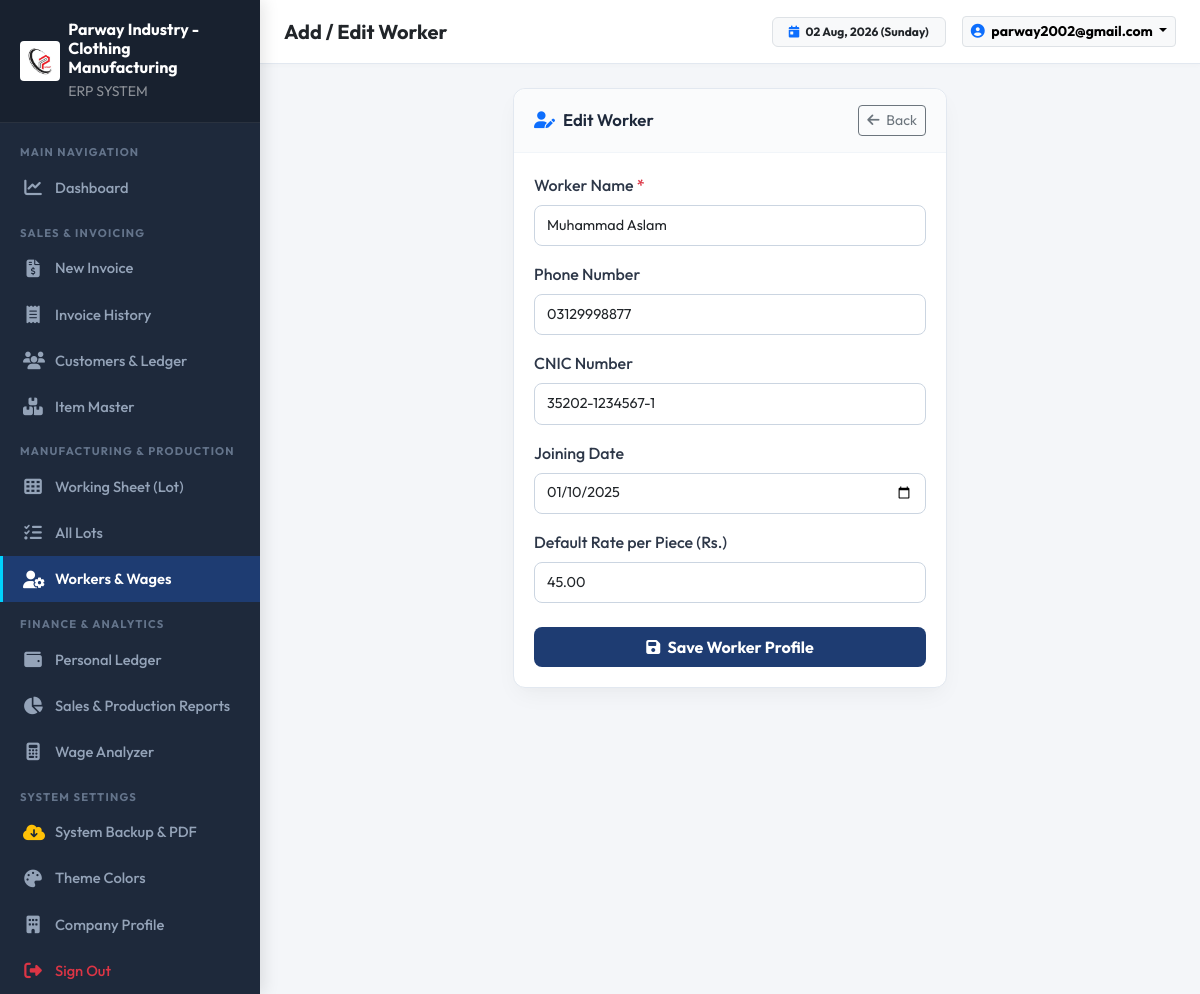
/modules/workers/add_edit.php?id=1 (signed in), run on the app's committed database.
### tables this page shows
CREATE TABLE IF NOT EXISTS `settings` (
  `id` INT AUTO_INCREMENT PRIMARY KEY,
  `company_name` VARCHAR(150) NOT NULL DEFAULT 'Parway Industry',
  `logo` VARCHAR(255) DEFAULT '',
  `theme_primary_color` VARCHAR(20) DEFAULT '#2b5876',
  `theme_secondary_color` VARCHAR(20) DEFAULT '#4e4376',
  `address` TEXT,
  `phone` VARCHAR(50) DEFAULT '+92 300 1234567'
);

CREATE TABLE IF NOT EXISTS `workers` (
  `id` INT AUTO_INCREMENT PRIMARY KEY,
  `name` VARCHAR(100) NOT NULL,
  `phone` VARCHAR(30) DEFAULT '',
  `cnic` VARCHAR(30) DEFAULT '',
  `joining_date` DATE DEFAULT NULL,
  `default_rate` DECIMAL(10,2) DEFAULT 0.00
);

### config/db.php (called while the page is built, shortened)
<?php
class Database {
    private static $instance = null;
    public static function getInstance() {
        if (self::$instance === null) {
            self::$instance = new Database();
        }
        return self::$instance->pdo;
    }
}
$pdo = Database::getInstance();
$settings = [
    'company_name' => 'Parway Industry',
    'theme_primary_color' => '#1e3c72',
    'theme_secondary_color' => '#2a5298',
    'sidebar_bg_color' => '#1e293b',
    'address' => 'Industrial Area, Faisalabad, Pakistan',
    'phone' => '+92 300 0000000',
    'email' => 'parway2002@gmail.com',
    'logo' => 'assets/uploads/logo/logo.png',
    'currency_symbol' => 'Rs.',
    'invoice_title' => 'SALES INVOICE',
    'invoice_footer_note' => 'Goods once sold are non-refundable. Thank you for your business!',
    'default_work_types' => 'Stitching, Cutting, Overlock, Packing, Pressing, Embroidery, Thread Cutting'
];
try {
    $stmt = $pdo->query("SELECT * FROM settings WHERE id = 1 LIMIT 1");
    $row = $stmt->fetch();
    if ($row) {
        $settings = array_merge($settings, array_filter($row, function($val) { return $val !== null && $val !== ''; }));
    }
} catch (Exception $e) {
}
function base_url($path = '') {
    $protocol = isset($_SERVER['HTTPS']) && $_SERVER['HTTPS'] === 'on' ? "https" : "http";
    $host = $_SERVER['HTTP_HOST'] ?? 'localhost';
    $doc_root = str_replace('\\', '/', $_SERVER['DOCUMENT_ROOT'] ?? '');
    $app_dir = str_replace('\\', '/', dirname(__DIR__));
    $relative = str_replace($doc_root, '', $app_dir);
    return rtrim($protocol . "://" . $host . $relative, '/') . '/' . ltrim($path, '/');
}

### modules/workers/add_edit.php (the view, shortened to what this page needs)
<?php
require_once __DIR__ . '/../../config/db.php';
$id = isset($_GET['id']) ? (int)$_GET['id'] : 0;
$worker = [
    'name' => '',
    'phone' => '',
    'cnic' => '',
    'joining_date' => date('Y-m-d'),
    'default_rate' => 0.00
];
if ($id > 0) {
    $stmt = $pdo->prepare("SELECT * FROM workers WHERE id = ?");
    $stmt->execute([$id]);
    $fetched = $stmt->fetch();
    if ($fetched) {
        $worker = $fetched;
    }
}
require_once __DIR__ . '/../../includes/header.php';
?>
<div class="row justify-content-center">
  <div class="col-md-6">
    <div class="card-custom">
      <div class="card-custom-header">
        <h6 class="card-custom-title"><i class="fa-solid fa-user-pen text-primary"></i> <?= $id > 0 ? 'Edit Worker' : 'Add New Worker' ?></h6>
        <a href="<?= base_url('modules/workers/list.php') ?>" class="btn btn-sm btn-outline-secondary">
          <i class="fa-solid fa-arrow-left me-1"></i> Back
        </a>
      </div>
      <div class="card-custom-body">
        <form action="" method="POST">
          <div class="mb-3">
            <label class="form-label fw-medium">Worker Name <span class="text-danger">*</span></label>
            <input type="text" name="name" class="form-control" placeholder="e.g. Muhammad Aslam" required value="<?= htmlspecialchars($worker['name']) ?>">
          </div>
          <div class="mb-3">
            <label class="form-label fw-medium">Phone Number</label>
            <input type="text" name="phone" class="form-control" placeholder="e.g. 0312 9998877" value="<?= htmlspecialchars($worker['phone']) ?>">
          </div>
          <div class="mb-3">
            <label class="form-label fw-medium">CNIC Number</label>
            <input type="text" name="cnic" class="form-control" placeholder="e.g. 35202-1234567-1" value="<?= htmlspecialchars($worker['cnic']) ?>">
          </div>
          <div class="mb-3">
            <label class="form-label fw-medium">Joining Date</label>
            <input type="date" name="joining_date" class="form-control" value="<?= htmlspecialchars($worker['joining_date']) ?>">
          </div>
          <div class="mb-4">
            <label class="form-label fw-medium">Default Rate per Piece (<?= htmlspecialchars($settings['currency_symbol']) ?>)</label>
            <input type="number" step="0.01" name="default_rate" class="form-control" placeholder="0.00" value="<?= htmlspecialchars($worker['default_rate']) ?>">
          </div>
          <button type="submit" class="btn btn-primary-custom w-100 py-2 fw-bold">
            <i class="fa-solid fa-save me-1"></i> Save Worker Profile
          </button>
        </form>
      </div>
    </div>
  </div>
</div>
<?php require_once __DIR__ . '/../../includes/footer.php'; ?>

### includes/sidebar.php
<?php
$current_uri = $_SERVER['REQUEST_URI'] ?? '';
function is_active($page, $current_uri) {
    return (strpos($current_uri, $page) !== false) ? 'active' : '';
}
?>
<aside class="app-sidebar">
  <div class="sidebar-header d-flex align-items-center gap-2">
    <?php if (!empty($settings['logo']) && file_exists(__DIR__ . '/../' . $settings['logo'])): ?>
      <img src="<?= base_url($settings['logo']) ?>" alt="Logo" style="max-height: 40px; width: auto; object-fit: contain; background: #fff; padding: 2px; border-radius: 4px;">
    <?php else: ?>
      <i class="fa-solid fa-shirt brand-icon text-white fs-4"></i>
    <?php endif; ?>
    <div class="brand-text">
      <h6 class="m-0 fw-bold text-white"><?= htmlspecialchars($settings['company_name'] ?? 'PARWAY') ?></h6>
      <small class="text-white-50 uppercase fs-7">ERP SYSTEM</small>
    </div>
  </div>
  <div class="sidebar-menu">
    <div class="menu-label">Main Navigation</div>
    <ul class="list-unstyled m-0 p-0">
      <li>
        <a href="<?= base_url('modules/dashboard/index.php') ?>" class="<?= is_active('dashboard/index.php', $current_uri) ?>">
          <i class="fa-solid fa-chart-line"></i>
          <span>Dashboard</span>
        </a>
      </li>
    </ul>
    <div class="menu-label">Sales & Invoicing</div>
    <ul class="list-unstyled m-0 p-0">
      <li>
        <a href="<?= base_url('modules/invoice/create.php') ?>" class="<?= is_active('invoice/create.php', $current_uri) ?>">
          <i class="fa-solid fa-file-invoice-dollar"></i>
          <span>New Invoice</span>
        </a>
      </li>
      <li>
        <a href="<?= base_url('modules/invoice/list.php') ?>" class="<?= is_active('invoice/list.php', $current_uri) ?>">
          <i class="fa-solid fa-receipt"></i>
          <span>Invoice History</span>
        </a>
      </li>
      <li>
        <a href="<?= base_url('modules/customers/list.php') ?>" class="<?= is_active('customers/', $current_uri) ?>">
          <i class="fa-solid fa-users"></i>
          <span>Customers & Ledger</span>
        </a>
      </li>
      <li>
        <a href="<?= base_url('modules/items/list.php') ?>" class="<?= is_active('items/list.php', $current_uri) ?>">
          <i class="fa-solid fa-boxes-stacked"></i>
          <span>Item Master</span>
        </a>
      </li>
    </ul>
    <div class="menu-label">Manufacturing & Production</div>
    <ul class="list-unstyled m-0 p-0">
      <li>
        <a href="<?= base_url('modules/working_sheet/lot_entry.php') ?>" class="<?= is_active('lot_entry.php', $current_uri) ?>">
          <i class="fa-solid fa-table-cells"></i>
          <span>Working Sheet (Lot)</span>
        </a>
      </li>
      <li>
        <a href="<?= base_url('modules/working_sheet/lot_list.php') ?>" class="<?= is_active('lot_list.php', $current_uri) ?>">
          <i class="fa-solid fa-list-check"></i>
          <span>All Lots</span>
        </a>
      </li>
      <li>
        <a href="<?= base_url('modules/workers/list.php') ?>" class="<?= is_active('workers/', $current_uri) ?>">
          <i class="fa-solid fa-user-gear"></i>
          <span>Workers & Wages</span>
        </a>
      </li>
    </ul>
    <div class="menu-label">Finance & Analytics</div>
    <ul class="list-unstyled m-0 p-0">
      <li>
        <a href="<?= base_url('modules/personal_ledger/index.php') ?>" class="<?= is_active('personal_ledger/', $current_uri) ?>">
          <i class="fa-solid fa-wallet"></i>
          <span>Personal Ledger</span>
        </a>
      </li>
      <li>
        <a href="<?= base_url('modules/reports/daily.php') ?>" class="<?= is_active('reports/daily.php', $current_uri) ?>">
          <i class="fa-solid fa-chart-pie"></i>
          <span>Sales & Production Reports</span>
        </a>
      </li>
      <li>
        <a href="<?= base_url('modules/reports/wage_analyzer.php') ?>" class="<?= is_active('reports/wage_analyzer.php', $current_uri) ?>">
          <i class="fa-solid fa-calculator"></i>
          <span>Wage Analyzer</span>
        </a>
      </li>
    </ul>
    <div class="menu-label">System Settings</div>
    <ul class="list-unstyled m-0 p-0">
      <li>
        <a href="<?= base_url('modules/settings/backup.php') ?>" class="<?= is_active('settings/backup.php', $current_uri) ?>">
          <i class="fa-solid fa-cloud-arrow-down text-warning"></i>
          <span>System Backup & PDF</span>
        </a>
      </li>
      <li>
        <a href="<?= base_url('modules/settings/theme.php') ?>" class="<?= is_active('settings/theme.php', $current_uri) ?>">
          <i class="fa-solid fa-palette"></i>
          <span>Theme Colors</span>
        </a>
      </li>
      <li>
        <a href="<?= base_url('modules/settings/company_info.php') ?>" class="<?= is_active('settings/company_info.php', $current_uri) ?>">
          <i class="fa-solid fa-building"></i>
          <span>Company Profile</span>
        </a>
      </li>
      <li>
        <a href="<?= base_url('logout.php') ?>" class="text-danger">
          <i class="fa-solid fa-right-from-bracket"></i>
          <span>Sign Out</span>
        </a>
      </li>
    </ul>
  </div>
</aside>

### assets/css/style.css (style rules this page uses)
:root { --primary-color: #1e3c72; --secondary-color: #2a5298; --accent-color: #00d2ff; --sidebar-bg: #1e293b; --sidebar-text: #94a3b8; --sidebar-active-bg: rgba(255, 255, 255, 0.12); --card-shadow: 0 10px 25px -5px rgba(0, 0, 0, 0.05), 0 8px 10px -6px rgba(0, 0, 0, 0.01); }
body { font-family: 'Outfit', -apple-system, BlinkMacSystemFont, "Segoe UI", Roboto, sans-serif; background: #f4f6f9; color: #2d3748; min-height: 100vh; margin: 0; }
.app-sidebar { width: 260px; background: var(--sidebar-bg); color: #fff; flex-shrink: 0; display: flex; flex-direction: column; transition: all 0.3s ease; z-index: 1045; box-shadow: 4px 0 15px rgba(0,0,0,0.1); }
.sidebar-header { padding: 1.25rem 1.25rem; background: rgba(0,0,0,0.2); border-bottom: 1px solid rgba(255,255,255,0.08); }
.sidebar-menu, .sidebar-menu ul, .sidebar-menu li { list-style: none !important; list-style-type: none !important; padding: 0 !important; margin: 0 !important; }
.sidebar-menu { flex: 1; overflow-y: auto; padding-top: 0.5rem !important; }
.sidebar-menu .menu-label { padding: 0.85rem 1.25rem 0.25rem; font-size: 0.7rem; text-transform: uppercase; letter-spacing: 1.2px; color: #64748b; font-weight: 700; }
.sidebar-menu a { display: flex; align-items: center; gap: 0.75rem; padding: 0.75rem 1.25rem; color: var(--sidebar-text); text-decoration: none; font-weight: 500; font-size: 0.92rem; transition: all 0.2s ease; border-left: 3px solid transparent; }
.sidebar-menu a.active { color: #fff; background: var(--primary-color); border-left-color: var(--accent-color); font-weight: 600; }
.sidebar-menu a i { width: 20px; text-align: center; font-size: 1.1rem; }
.card-custom { background: #fff; border: 1px solid #e2e8f0; border-radius: 12px; box-shadow: var(--card-shadow); margin-bottom: 1.5rem; }
.card-custom-header { padding: 1rem 1.25rem; border-bottom: 1px solid #f1f5f9; display: flex; align-items: center; justify-content: space-between; background: #fafbfc; border-top-left-radius: 12px; border-top-right-radius: 12px; }
.card-custom-title { font-size: 1.05rem; font-weight: 600; color: #1e293b; margin: 0; display: flex; align-items: center; gap: 0.5rem; }
.card-custom-body { padding: 1.25rem; }
.btn-primary-custom { background: var(--primary-color); color: #fff; border: none; font-weight: 600; padding: 0.5rem 1.15rem; border-radius: 8px; transition: all 0.2s ease; }
.form-control, .form-select { border-radius: 8px; border: 1px solid #cbd5e1; padding: 0.55rem 0.75rem; font-size: 0.9rem; }

### data on the page
settings: company_name "Parway Industry - Clothing Manufacturing"
workers: name "Muhammad Aslam", phone "03129998877", cnic "35202-1234567-1", joining_date "01/10/2025", default_rate "45.00"

### other printed values
$page_title "Add / Edit Worker"
$_SESSION['username'] "parway2002@gmail.com"
$settings['currency_symbol'] "Rs."
